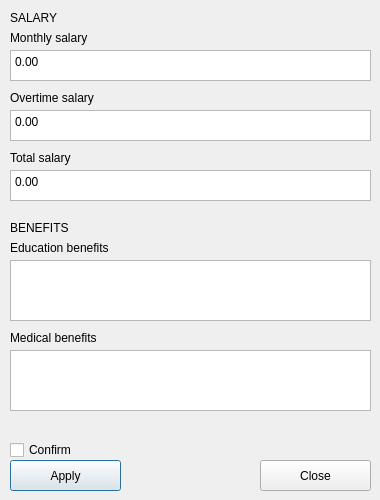
<?xml version="1.0" encoding="UTF-8"?>
<ui version="4.0">
 <class>Dialog</class>
 <widget class="QDialog" name="Dialog">
  <property name="geometry">
   <rect>
    <x>0</x>
    <y>0</y>
    <width>380</width>
    <height>500</height>
   </rect>
  </property>
  <property name="windowTitle">
   <string>Dialog</string>
  </property>
  <property name="styleSheet">
   <string notr="true">font: 700 9pt &quot;Segoe UI&quot;;</string>
  </property>
  <widget class="QPushButton" name="apply">
   <property name="geometry">
    <rect>
     <x>10</x>
     <y>460</y>
     <width>111</width>
     <height>31</height>
    </rect>
   </property>
   <property name="styleSheet">
    <string notr="true">
font: 700 9pt &quot;Segoe UI&quot;;</string>
   </property>
   <property name="text">
    <string>Apply</string>
   </property>
  </widget>
  <widget class="QPlainTextEdit" name="salary_Monthly">
   <property name="geometry">
    <rect>
     <x>10</x>
     <y>50</y>
     <width>361</width>
     <height>31</height>
    </rect>
   </property>
   <property name="styleSheet">
    <string notr="true">font: 300 9pt &quot;Outfit&quot;;</string>
   </property>
   <property name="plainText">
    <string>0.00</string>
   </property>
  </widget>
  <widget class="QLabel" name="Monthly">
   <property name="geometry">
    <rect>
     <x>10</x>
     <y>30</y>
     <width>101</width>
     <height>16</height>
    </rect>
   </property>
   <property name="styleSheet">
    <string notr="true">font: 9pt &quot;Segoe UI&quot;;</string>
   </property>
   <property name="text">
    <string>Monthly salary</string>
   </property>
  </widget>
  <widget class="QPlainTextEdit" name="benefits_Edu">
   <property name="geometry">
    <rect>
     <x>10</x>
     <y>260</y>
     <width>361</width>
     <height>61</height>
    </rect>
   </property>
   <property name="styleSheet">
    <string notr="true">font: 300 9pt &quot;Outfit&quot;;</string>
   </property>
   <property name="plainText">
    <string/>
   </property>
  </widget>
  <widget class="QLabel" name="label_3">
   <property name="geometry">
    <rect>
     <x>10</x>
     <y>240</y>
     <width>121</width>
     <height>16</height>
    </rect>
   </property>
   <property name="styleSheet">
    <string notr="true">font: 300 9pt &quot;Segoe UI&quot;;
font: 9pt &quot;Segoe UI&quot;;</string>
   </property>
   <property name="text">
    <string>Education benefits</string>
   </property>
  </widget>
  <widget class="QCheckBox" name="apply_confirm_changes">
   <property name="geometry">
    <rect>
     <x>10</x>
     <y>440</y>
     <width>75</width>
     <height>20</height>
    </rect>
   </property>
   <property name="styleSheet">
    <string notr="true">font: 600 9pt &quot;Segoe UI&quot;;</string>
   </property>
   <property name="text">
    <string>Confirm</string>
   </property>
  </widget>
  <widget class="QPlainTextEdit" name="salary_Overtime">
   <property name="geometry">
    <rect>
     <x>10</x>
     <y>110</y>
     <width>361</width>
     <height>31</height>
    </rect>
   </property>
   <property name="styleSheet">
    <string notr="true">font: 300 9pt &quot;Outfit&quot;;</string>
   </property>
   <property name="plainText">
    <string>0.00</string>
   </property>
  </widget>
  <widget class="QPlainTextEdit" name="salary_Total">
   <property name="geometry">
    <rect>
     <x>10</x>
     <y>170</y>
     <width>361</width>
     <height>31</height>
    </rect>
   </property>
   <property name="styleSheet">
    <string notr="true">font: 300 9pt &quot;Outfit&quot;;</string>
   </property>
   <property name="plainText">
    <string>0.00</string>
   </property>
  </widget>
  <widget class="QLabel" name="label_4">
   <property name="geometry">
    <rect>
     <x>10</x>
     <y>90</y>
     <width>101</width>
     <height>16</height>
    </rect>
   </property>
   <property name="styleSheet">
    <string notr="true">font: 300 9pt &quot;Segoe UI&quot;;
font: 9pt &quot;Segoe UI&quot;;</string>
   </property>
   <property name="text">
    <string>Overtime salary</string>
   </property>
  </widget>
  <widget class="QLabel" name="label_5">
   <property name="geometry">
    <rect>
     <x>10</x>
     <y>150</y>
     <width>101</width>
     <height>16</height>
    </rect>
   </property>
   <property name="styleSheet">
    <string notr="true">font: 300 9pt &quot;Segoe UI&quot;;
font: 9pt &quot;Segoe UI&quot;;</string>
   </property>
   <property name="text">
    <string>Total salary</string>
   </property>
  </widget>
  <widget class="QLabel" name="label">
   <property name="geometry">
    <rect>
     <x>10</x>
     <y>10</y>
     <width>49</width>
     <height>16</height>
    </rect>
   </property>
   <property name="text">
    <string>SALARY</string>
   </property>
  </widget>
  <widget class="QLabel" name="label_2">
   <property name="geometry">
    <rect>
     <x>10</x>
     <y>220</y>
     <width>71</width>
     <height>16</height>
    </rect>
   </property>
   <property name="text">
    <string>BENEFITS</string>
   </property>
  </widget>
  <widget class="QPlainTextEdit" name="benefits_Med">
   <property name="geometry">
    <rect>
     <x>10</x>
     <y>350</y>
     <width>361</width>
     <height>61</height>
    </rect>
   </property>
   <property name="styleSheet">
    <string notr="true">font: 300 9pt &quot;Outfit&quot;;</string>
   </property>
   <property name="plainText">
    <string/>
   </property>
  </widget>
  <widget class="QLabel" name="label_6">
   <property name="geometry">
    <rect>
     <x>10</x>
     <y>330</y>
     <width>121</width>
     <height>16</height>
    </rect>
   </property>
   <property name="styleSheet">
    <string notr="true">font: 300 9pt &quot;Segoe UI&quot;;
font: 9pt &quot;Segoe UI&quot;;</string>
   </property>
   <property name="text">
    <string>Medical benefits</string>
   </property>
  </widget>
  <widget class="QPushButton" name="close">
   <property name="geometry">
    <rect>
     <x>260</x>
     <y>460</y>
     <width>111</width>
     <height>31</height>
    </rect>
   </property>
   <property name="styleSheet">
    <string notr="true">font: 9pt &quot;Segoe UI&quot;;</string>
   </property>
   <property name="text">
    <string>Close</string>
   </property>
  </widget>
 </widget>
 <resources/>
 <connections/>
</ui>
